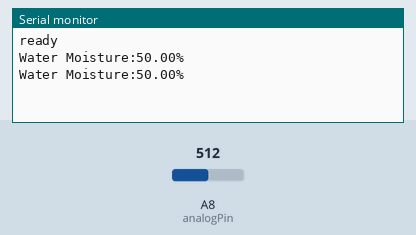
This sketch was run on a simulated Arduino Mega 2560, built with avr-gcc and run on an emulated ATmega2560. On the bench: the last lines printed to the serial monitor. Inputs (shaded band) come from the test bench; at power-on: A8 (analogPin) = 512.

Above: at 2.8 s.
2.9 s: A8 (analogPin) set to 716
At 4.5 s:
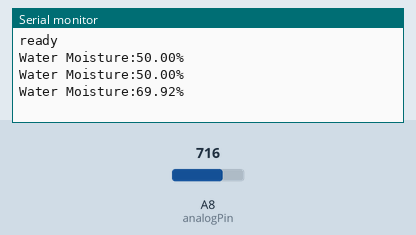
5.6 s: A8 (analogPin) set to 900
At 7.3 s:
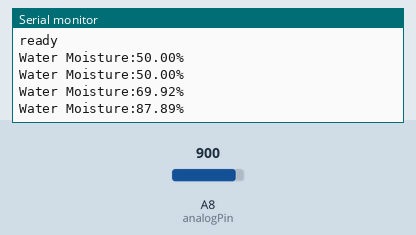
Timing chart, 0 to 8.8 s (numbered marks = the images above; inputs shaded):
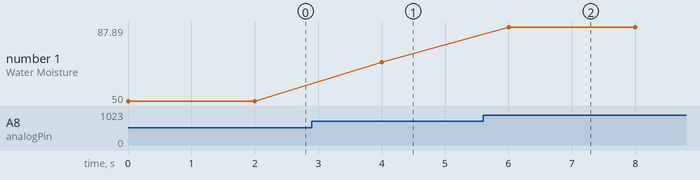

The sketch:

hw-103.ino
```cpp
float waterMoisture;
int analogPin = A8;
void setup() {
  Serial.begin(9600);
  pinMode(analogPin,INPUT);
  Serial.println("ready");
}

void loop() {

 waterMoisture = (float)  analogRead(analogPin)/1024*100;
 Serial.print("Water Moisture:");
 Serial.print(waterMoisture);
 Serial.println("%");


 delay(2000);
}
```

Measured:
- after the input at 2.9 s, the serial monitor: prints a new line after 1.1 s (image 1)
- after the input at 5.6 s, the serial monitor: prints a new line after 0.40 s (image 2)
- plotted number 1: 50 → 69.92 after the input at 2.9 s, 69.92 → 87.89 after the input at 5.6 s
